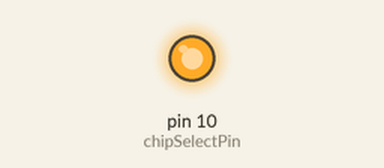
The sketch below on a simulated Arduino Uno, built with avr-gcc and run on an emulated ATmega328P. Parts: output pins drawn as LEDs (lit = HIGH). What the sketch prints to the serial monitor is not drawn. At 4.2 s the program stops and its outputs stay as they are.

Above: at 0.1 s.
Timing chart, 0 to 1.6 s (numbered marks = the images above):
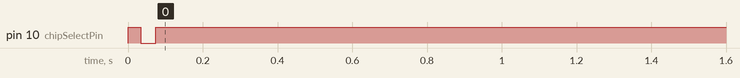

The sketch:

SC16IS750_Test.pde
```cpp
// (licence header left out)
#include <SPI.h>
#include <NewSoftSerial.h>  //Need NSS, Available Here: http://arduiniana.org/libraries/newsoftserial/

#define RXPIN 3
#define TXPIN 2
NewSoftSerial mySerial(RXPIN, TXPIN);

const int chipSelectPin = 10;  //Also known as Slave Select (SS)
const byte Write = B00000000;
const byte Read =  B10000000;

//Register Mapping
const byte XHR = 0x00;
const byte FCR = 0x02;
const byte LCR = 0x03;
const byte MCR = 0x04;
const byte LSR = 0x05;
const byte MSR = 0x06;
const byte TXLVL = 0x8;
const byte RXLVL = 0x9;
const byte DLL = 0x00;
const byte DLH = 0x01;

byte work = 0;
char testStrng[] = "SGoodbye World.\r\n";
int i;

void setup() {
  //Start Serial Units on Arduino
  Serial.begin(9600);
  mySerial.begin(9600);

  // start the SPI library:
  SPI.begin();

  //Data is transmitted and received MSB first
  SPI.setBitOrder(MSBFIRST);

  //SPI interface will run at 1MHz if 8MHz chip or 2Mhz if 16Mhz
  SPI.setClockDivider(SPI_CLOCK_DIV8);

  //Data is clocked on the rising edge and clock is low when inactive
  SPI.setDataMode(SPI_MODE0);

  // initalize chip select pin:
  pinMode(chipSelectPin, OUTPUT);
  //Clear Chip Select
  digitalWrite(chipSelectPin,HIGH);


  delay(30);
  Serial.println("Setuping Up SC16IS750:");
  Serial.println("9600bps, 8 Data bits, 1 Stop bit, No Parity");

  //Setup SPI/UART Function
  configUARTregs();

  delay(2000);
  Serial.println("Reading Back Config Registers");
  Serial.println("Expected Value in ()");
  Serial.print("FIFO Control Register (C1): ");
  Serial.println(readRegister(FCR),HEX);
  Serial.print("Line Control Register(3): ");
  Serial.println(readRegister(LCR),HEX);
  Serial.print("Modem Control Register(0): ");
  Serial.println(readRegister(MCR),HEX);
  delay(2000);
 }

void loop(){


  //Second Test sends characters to the SC16IS750 TX FIFO via SPI and then recieves them
  // via the NewSoftSerial UART.
  Serial.println();
  Serial.println("Writing \"S Goodbye World!\" to UART TX");
  Serial.println("and printing received result");
  for (i = 0; i < sizeof(testStrng) - 1; i++){
    writeRegister(XHR,testStrng[i]);
  }


  work = readRegister(RXLVL);
  Serial.println(work,DEC);
  Serial.println("Reading back contents of UART FIFO");

  while (0 < work) {
    Serial.print(readRegister(XHR));
    work--;
  }

  Serial.println();
  Serial.println("Test Complete!");
  while(1){
  }


}


//Config the SC16IS740 UART
void configUARTregs() {

  //Line Control Register: Enable Writing DLH & DLL
  //& set no Parity, 1 stop bit, and 8 bit word length
  writeRegister(LCR,B10000011);

  //Division registers DLL & DLH
  // Write '96' to get 9600 baud rate
  //Assumes you have the version with the ~14MHz crystal
  // (16x9600 = 153600 = 14.7456Mhz/96)
  writeRegister(DLL,96);
  writeRegister(DLH,00);

  //Line Control Register: Disnable Writing DLH & DLL
  //Same setup
  writeRegister(LCR,B00000011);

  //Modem Control Register
  //Normal Operating Mode
   writeRegister(MCR,B00000000);

  //FIFO Control Register: Enable the FIFO and no other features
  writeRegister(FCR,B00000111);
}


void writeRegister(byte thisRegister, byte thisValue) {

  // SC16IS740 expects a R/W  bit first, followed by the 4 bit
  // register address of the byte.
  // So shift the bits left by three bits:
  thisRegister = thisRegister << 3;
  // now combine the register address and the command into one byte:
  byte dataToSend = thisRegister | Write;

  // take the chip select low to select the device:
  digitalWrite(chipSelectPin, LOW);

  SPI.transfer(dataToSend); //Send register location
  SPI.transfer(thisValue);  //Send value to record into register

  // take the chip select high to de-select:
  digitalWrite(chipSelectPin, HIGH);

}

byte readRegister(byte thisRegister) {
  byte readback;

  // SC16IS740 expects a R/W  bit first, followed by the 4 bit
  // register address of the byte.
  // So shift the bits left by three bits:
  thisRegister = thisRegister << 3;
  // now combine the register address and the command into one byte:
  byte dataToSend = thisRegister | Read;

  // take the chip select low to select the device:
  digitalWrite(chipSelectPin, LOW);

  SPI.transfer(dataToSend); //Send register location
  readback = SPI.transfer(0);  //Get Value from register

  digitalWrite(chipSelectPin, HIGH);
  return(readback);
}
```
